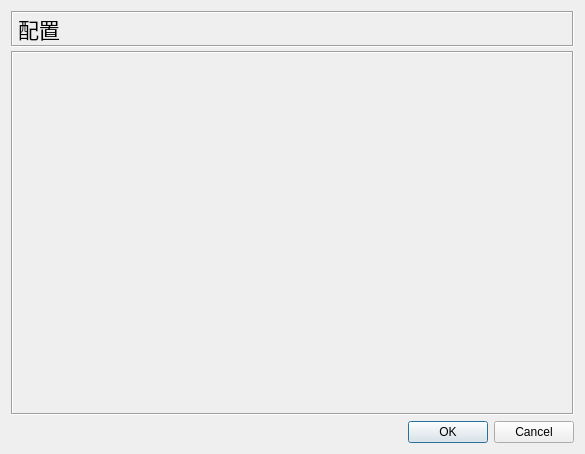
<?xml version="1.0" encoding="UTF-8"?>
<ui version="4.0">
 <class>configurationDialog</class>
 <widget class="QDialog" name="configurationDialog">
  <property name="geometry">
   <rect>
    <x>0</x>
    <y>0</y>
    <width>585</width>
    <height>454</height>
   </rect>
  </property>
  <property name="windowTitle">
   <string>配置</string>
  </property>
  <property name="modal">
   <bool>true</bool>
  </property>
  <layout class="QGridLayout">
   <item row="0" column="0">
    <widget class="QSplitter" name="splitter">
     <property name="orientation">
      <enum>Qt::Horizontal</enum>
     </property>
     <widget class="QWidget" name="verticalLayout">
      <layout class="QVBoxLayout">
       <property name="spacing">
        <number>4</number>
       </property>
       <property name="leftMargin">
        <number>0</number>
       </property>
       <property name="topMargin">
        <number>0</number>
       </property>
       <property name="rightMargin">
        <number>0</number>
       </property>
       <property name="bottomMargin">
        <number>0</number>
       </property>
       <item>
        <widget class="QLabel" name="uiTitleLabel">
         <property name="font">
          <font>
           <pointsize>16</pointsize>
          </font>
         </property>
         <property name="frameShape">
          <enum>QFrame::Box</enum>
         </property>
         <property name="frameShadow">
          <enum>QFrame::Sunken</enum>
         </property>
         <property name="text">
          <string>配置</string>
         </property>
         <property name="textFormat">
          <enum>Qt::PlainText</enum>
         </property>
        </widget>
       </item>
       <item>
        <widget class="QStackedWidget" name="uiConfigStackedWidget">
         <property name="sizePolicy">
          <sizepolicy hsizetype="Expanding" vsizetype="Expanding">
           <horstretch>0</horstretch>
           <verstretch>0</verstretch>
          </sizepolicy>
         </property>
         <property name="frameShape">
          <enum>QFrame::Box</enum>
         </property>
         <property name="frameShadow">
          <enum>QFrame::Sunken</enum>
         </property>
         <property name="currentIndex">
          <number>0</number>
         </property>
         <widget class="QWidget" name="uiEmptyPageWidget">
          <layout class="QVBoxLayout">
           <property name="spacing">
            <number>0</number>
           </property>
           <property name="leftMargin">
            <number>0</number>
           </property>
           <property name="topMargin">
            <number>4</number>
           </property>
           <property name="rightMargin">
            <number>0</number>
           </property>
           <property name="bottomMargin">
            <number>0</number>
           </property>
          </layout>
         </widget>
        </widget>
       </item>
      </layout>
     </widget>
    </widget>
   </item>
   <item row="1" column="0">
    <widget class="QDialogButtonBox" name="uiButtonBox">
     <property name="orientation">
      <enum>Qt::Horizontal</enum>
     </property>
     <property name="standardButtons">
      <set>QDialogButtonBox::Cancel|QDialogButtonBox::Ok</set>
     </property>
    </widget>
   </item>
  </layout>
 </widget>
 <resources>
  <include location="../../resources/resources.qrc"/>
 </resources>
 <connections/>
</ui>
